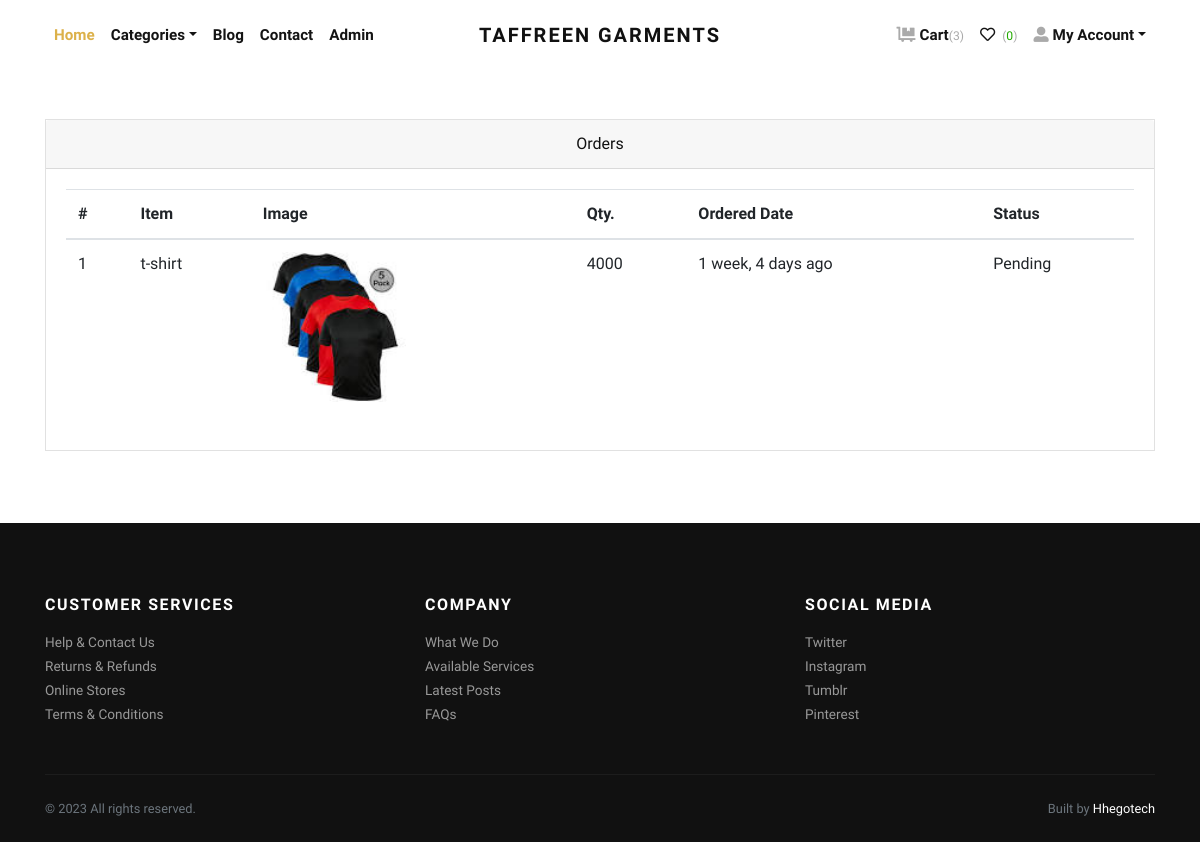
Screenshot of /orders/ (signed in) with the database file from the repository.
### store/models.py (models this page shows, shortened)
class Order(models.Model):
    user = models.ForeignKey(User, verbose_name="User", on_delete=models.CASCADE)
    address = models.ForeignKey(Address, verbose_name="Shipping Address", on_delete=models.CASCADE)
    product = models.ForeignKey(Product, verbose_name="Product", on_delete=models.CASCADE)
    quantity = models.PositiveIntegerField(verbose_name="Quantity")
    ordered_date = models.DateTimeField(auto_now_add=True, verbose_name="Ordered Date")
    status = models.CharField(
        choices=STATUS_CHOICES,
        max_length=50,
        default="Pending"
        )

class Product(models.Model):
    title = models.CharField(max_length=150, verbose_name="Product Title")
    slug = models.SlugField(max_length=160, verbose_name="Product Slug")
    sku = models.CharField(max_length=255, unique=True, verbose_name="Unique Product ID (SKU)", null=True)
    short_description = models.TextField(verbose_name="Short Description")
    popularity = models.PositiveIntegerField(default=0)
    detail_description = models.TextField(blank=True, null=True, verbose_name="Detail Description")
    product_image = models.ImageField(upload_to='product', blank=True, null=True, verbose_name="Product Image")
    price = models.DecimalField(max_digits=10, decimal_places=2)
    category = models.ForeignKey(Category, verbose_name="Product Categoy", on_delete=models.CASCADE)
    is_active = models.BooleanField(verbose_name="Is Active?")
    is_featured = models.BooleanField(verbose_name="Is Featured?")
    created_at = models.DateTimeField(auto_now_add=True, verbose_name="Created Date")
    updated_at = models.DateTimeField(auto_now=True, verbose_name="Updated Date")
    class Meta:
        verbose_name_plural = 'Products'
        ordering = ('-created_at', )

### store/views.py (the view)
# urls.py: path('orders/', views.orders, name="orders"),
@login_required
def orders(request):
    all_orders = Order.objects.filter(user=request.user).order_by('-ordered_date')
    return render(request, 'store/orders.html', {'orders': all_orders})

### store/context_preprocessors.py (called while the page is built)
def store_menu(request):
    categories = Category.objects.filter(is_active=True)
    context = {
        'categories_menu': categories,
    }
    return context

def cart_menu(request):
    if request.user.is_authenticated:
        cart_items= Cart.objects.filter(user=request.user)
        context = {
            'cart_items': cart_items,
        }
    else:
        context = {}
    return context

### templates/store/orders.html (shortened to what this page needs)
{% extends 'base.html' %}
{% load static %}
{% load humanize %}
    {% block content %}
      <div class="container py-5">
        <div class="row">
          <div class="col-lg-12">
            <div class="card mb-4" id="tables">
              <div class="card-header text-center">Orders</div>
              <div class="card-body">
                <table class="table table-hover">
                  <thead>
                    <tr>
                      <th>#</th>
                      <th>Item</th>
                      <th>Image</th>
                      <th>Qty.</th>
                      <th>Ordered Date</th>
                      <th>Status</th>
                    </tr>
                  </thead>
                  <tbody>
                    {% if orders %}
                    {% for order in orders %}
                    <tr>
                      <td>{{forloop.counter}}</td>
                      <td>{{order.product.title}}</td>
                      <td>
                        {% if order.product.product_image %}
                          <img src="{{order.product.product_image.url}}" alt="{{order.product.product_ttile}}" style="width:150px;">
                        {% endif %}
                      </td>
                      <td>{{order.quantity}}</td>
                      <td>{{order.ordered_date|naturaltime}}</td>
                      <td>
                        {{order.status}}
                      </td>
                    </tr>
                    {% endfor %}
                    {% endif %}
                  </tbody>
                </table>
              </div>
            </div>
          </div>
        </div>
      </div>
{% endblock content %}

### taffreen/static/css/style.default.css (style rules this page uses)
body { font-family: "Libre Franklin", sans-serif; font-size: 1rem; font-weight: 400; line-height: 1.5; color: #111111; background-color: #fff; }
.card { background-color: #fff; border: 1px solid rgba(17, 17, 17, 0.125); border-radius: 0; }
.card-body { padding: 1.25rem; }
.card-header { padding: 0.75rem 1.25rem; background-color: rgba(17, 17, 17, 0.03); border-bottom: 1px solid rgba(17, 17, 17, 0.125); }
.card-header:first-child { border-radius: calc(0 - 1px) calc(0 - 1px) 0 0; }

### rows the page displays
Order: product "t-shirt", product.product_image (picture), quantity "4000", ordered_date "1 week, 4 days ago", status "Pending"

### other values shown
{{ cart_items.count }} "3"
{{ products|length }} "0"
